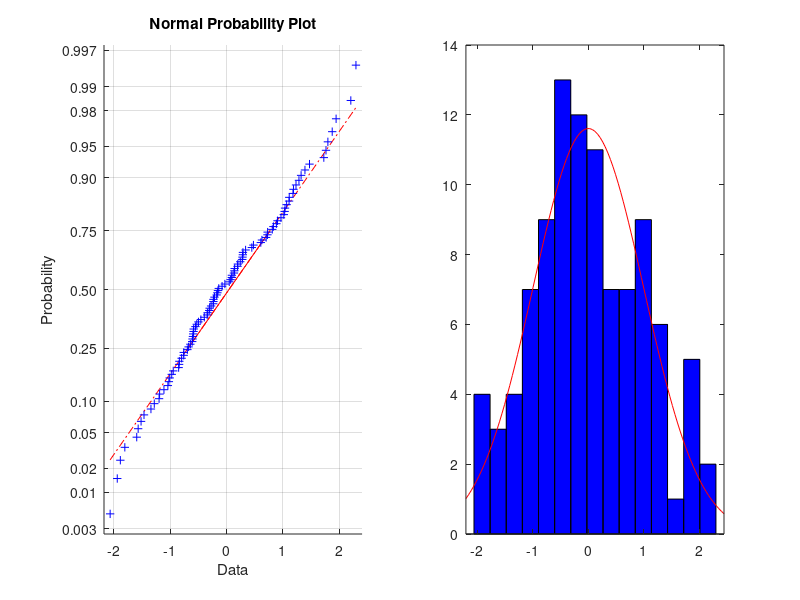

Write the MATLAB code that produced this figure.
% Example 1: a genetic algorithm will select a subsample of 100
% realizations of a normal random variable from a pool of 10000
% realizations to obtain mean and variance similar to population
rng (6,'twister')
% Create the pool
X_Big=randn(10000,1);
% Population of 500 subsamples, each made of 100 realizations
Population=ceil(rand(100,500)*10000);
% Make sure all subsamples are well defined individuals, so no
% individual has to genes pointing to the same realization in the pool
% (no repetition allowed)
for i=1:500
    while length(unique(Population(:,i)))<100
        Population(:,i)=ceil(rand(100,1)*10000);
    end
end
% Initialize fitness
MeansOfIndividuals=mean(X_Big(Population));
StDevsOfIndividuals=std(X_Big(Population));
w1=10;
w2=10;
Fitness=w1*MeansOfIndividuals.^2+w2*(StDevsOfIndividuals-1).^2;
% Initialize event probabilities
pdeath=0.1;
pfight=0.05;
pmut=0.5;
pcross=0.35;
genimut=5;
genicross=5;
Res=zeros(20001,1);
for i=1:10000 % We will look into 10000 generations
    % The strongest individual is saved at index 1 in population
    [a,b]=sort(Fitness);
    aux=Population(:,b(1));
    auxF=Fitness(b(1));
    Population(:,b(1))=Population(:,1);
    Fitness(b(1))=Fitness(1);
    Population(:,1)=aux;
    Fitness(1)=auxF;
    % We will extract randselector (the individual that will be touched by
    % the event and randgenselector, the gene of the individual that will
    % be changed in the event. It is (almost) like multiplying event
    % probabilities by 1/500 (step (a) of alg. in the paper)
    randselector=rand();
    randgenselector=ceil(rand()*499)+1;
    % The selected individual will die (step (b) of alg. in the paper) and
    % will be replaced by the strongest
    if randselector<pdeath
        Population(:,randgenselector)=Population(:,1);
    % The selected individual will fight against another and the stronger
    % individual will replace the weaker (step (c) of alg.)
    elseif randselector<pdeath+pfight
        target=ceil(rand()*500);
        winner=randgenselector;
        if Fitness(randgenselector)<Fitness(target)
            winner=target;
        end
        winnerG=Population(:,winner);
        Population(:,randgenselector)=winnerG;
        Population(:,target)=winnerG;
    % The selected individual will mutate (step (d) of alg.)
    elseif randselector<pdeath+pfight+pmut
        % Mutation will touch genimut genes
        for j=1:genimut
            % A mutation is good if it does not create a repetition in the
            % individual (the realization in the pool that is selected by
            % the mutation was not present in the original individual)
            goodmut=false;
            while not(goodmut)
                target=ceil(rand()*10000);
                goodmut=not(ismember(target,Population(:,randgenselector)));
            end
            Population(ceil(rand()*100),randgenselector)=target;
        end
    % Last option, the selected individual will go into a crossover, step (e)
    else
        % We need a second individual for the crossover, and we make sure
        % it is different from the first one. We also make sure we are not
        % changin the strongest genoma.
        goodtarget=false;
        while not(goodtarget)
            targeti=ceil(rand()*499)+1;
            goodtarget=(targeti~=randgenselector);
        end
        % we will exchange genicross genes
        for j=1:genicross
            % a gene is good for the exchange if it does not create repetitions.
            % This happens if: 1-the two genes point to the same
            % realization in the pool or 2-the realization in the pool that is
            % pointed to by the gene of intividual A is not already in
            % individual B genoma and vice versa
            goodcross=false;
            while not(goodcross)
                targetg=ceil(rand()*100);
                if Population(targetg,targeti)==Population(targetg,randgenselector)
                    goodcross=true;
                else
                    if not(ismember(Population(targetg,targeti),Population(:,randgenselector))) && ...
                            not(ismember(Population(targetg,randgenselector),Population(:,targeti)))
                        aux=Population(targetg,targeti);
                        Population(targetg,targeti)=Population(targetg,randgenselector);
                        Population(targetg,randgenselector)=aux;
                        goodcross=true;
                    end
                end
            end
        end
    end
    % Update fitness
    MeansOfIndividuals=mean(X_Big(Population));
    StDevsOfIndividuals=std(X_Big(Population));
    w1=10;
    w2=10;
    Fitness=w1*MeansOfIndividuals.^2+w2*(StDevsOfIndividuals-1).^2;
    if (Fitness(1)~=Res(i))
        disp(Fitness(1));
    end
    if (mod(i,100)==0)
        disp(i)
    end
    Res(i+1)=Fitness(1);
end
% Make a couple of plot to look into population
subplot(1,2,1)
normplot(X_Big(Population(:,1)))
subplot(1,2,2)
histfit(X_Big(Population(:,1)),15)
